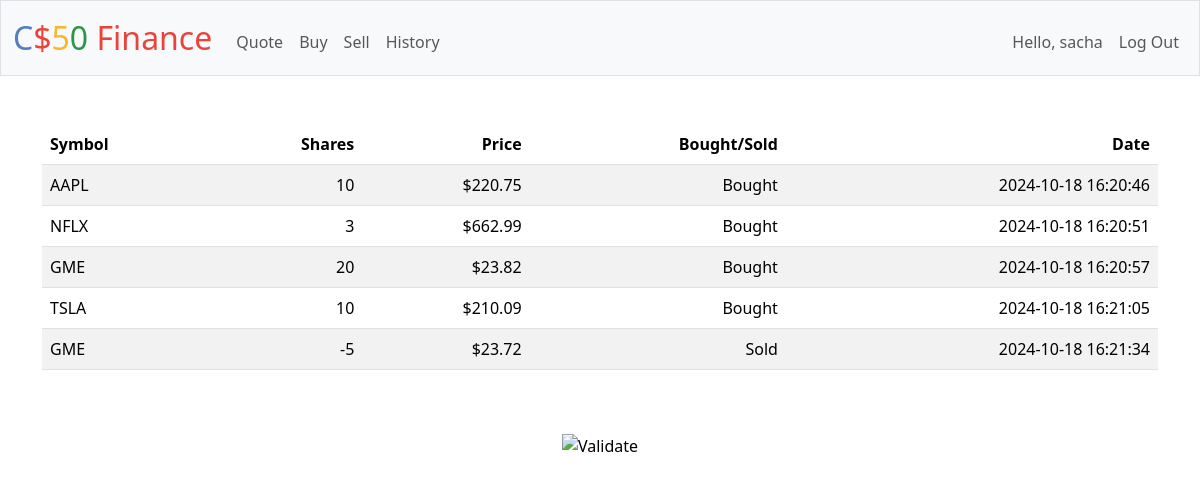
Screenshot of /history (signed in) with the database file from the repository.
### tables this page shows
CREATE TABLE portfolios (
user_id INTEGER NOT NULL, 
transaction_id INTEGER PRIMARY KEY AUTOINCREMENT NOT NULL UNIQUE, 
stock TEXT NOT NULL,
shares INTEGER NOT NULL,
price NUMERIC NOT NULL,
was_bought BOOL NOT NULL,
date TIMESTAMP);

### app.py (the view)
@app.route("/history")
@login_required
def history():
    username = session.get('username')
    history = db.execute(
        "SELECT stock, shares, price, was_bought, date FROM portfolios WHERE user_id=?",
        session["user_id"]
    )
    return render_template("history.html", history=history, username=username)

### app.py (called while the page is built)
@app.after_request
def after_request(response):
    response.headers["Cache-Control"] = "no-cache, no-store, must-revalidate"
    response.headers["Expires"] = 0
    response.headers["Pragma"] = "no-cache"
    return response

### helpers.py (called while the page is built)
def login_required(f):
    @wraps(f)
    def decorated_function(*args, **kwargs):
        if session.get("user_id") is None:
            return redirect("/login")
        return f(*args, **kwargs)
    return decorated_function

def usd(value):
    return f"${value:,.2f}"

### templates/history.html (shortened to what this page needs)
{% extends "layout.html" %}
{% block main %}
    <table class="table table-striped">
        <thead>
            <tr>
                <th class="text-start">Symbol</th>
                <th class="text-end">Shares</th>
                <th class="text-end">Price</th>
                <th class="text-end">Bought/Sold</th>
                <th class="text-end">Date</th>
            </tr>
        </thead>
        <tbody>
            {% for row in history %}
            <tr>
                <td class="text-start">{{ row.stock }}</td>
                <td class="text-end">{{ row.shares }}</td>
                <td class="text-end">{{ row.price | usd }}</td>
                <td class="text-end">
                    {% if row.was_bought %}
                        Bought
                    {% else %}
                        Sold
                    {% endif %}
                </td>
                <td class="text-end">{{ row.date }}</td>
            </tr>
            {% endfor %}
        </tbody>
    </table>
{% endblock %}

### templates/layout.html (shortened to what this page needs)
<!DOCTYPE html>
<html lang="en">
    <head>
        <link href="https://cdn.jsdelivr.net/npm/bootstrap@5.3.3/dist/css/bootstrap.min.css" rel="stylesheet">
        <link href="/static/styles.css" rel="stylesheet">
    </head>
    <body>
        <nav class="bg-light border navbar navbar-expand-md navbar-light">
            <div class="container-fluid">
                <a class="navbar-brand" href="/"><span class="blue">C</span><span class="red">$</span><span class="yellow">5</span><span class="green">0</span> <span class="red">Finance</span></a>
                <div class="collapse navbar-collapse" id="navbar">
                    {% if session["user_id"] %}
                        <ul class="navbar-nav me-auto mt-2">
                            <li class="nav-item"><a class="nav-link" href="/quote">Quote</a></li>
                            <li class="nav-item"><a class="nav-link" href="/buy">Buy</a></li>
                            <li class="nav-item"><a class="nav-link" href="/sell">Sell</a></li>
                            <li class="nav-item"><a class="nav-link" href="/history">History</a></li>
                        </ul>
                        <ul class="navbar-nav ms-auto mt-2">
                            <li class="nav-item"><a class="nav-link" href="/">Hello, {{ username }}</a></li>
                            <li class="nav-item"><a class="nav-link" href="/logout">Log Out</a></li>
                        </ul>
                    {% else %}
                        <ul class="navbar-nav ms-auto mt-2">
                            <li class="nav-item"><a class="nav-link" href="/register">Register</a></li>
                            <li class="nav-item"><a class="nav-link" href="/login">Log In</a></li>
                        </ul>
                    {% endif %}
                </div>
            </div>
        </nav>
        <main class="container py-5 text-center">
            {% block main %}{% endblock %}
        </main>
        <footer class="mb-5">
            <form action="https://validator.w3.org/check" class="text-center" enctype="multipart/form-data" method="post" target="_blank">
                <input alt="Validate" src="/static/I_heart_validator.png" type="image">
            </form>
        </footer>
    </body>
</html>

### static/styles.css (style rules this page uses)
nav .navbar-brand { font-size: xx-large; }
nav .navbar-brand .blue { color: #537fbe; }
nav .navbar-brand .red { color: #ea433b; }
nav .navbar-brand .yellow { color: #f5b82e; }
nav .navbar-brand .green { color: #2e944b; }

### rows the page displays
portfolios: stock "AAPL", shares "10", price "$220.75", was_bought "Bought", date "2024-10-18 16:20:46"
portfolios: stock "NFLX", shares "3", price "$662.99", was_bought "Bought", date "2024-10-18 16:20:51"
portfolios: stock "GME", shares "20", price "$23.82", was_bought "Bought", date "2024-10-18 16:20:57"
portfolios: stock "TSLA", shares "10", price "$210.09", was_bought "Bought", date "2024-10-18 16:21:05"
portfolios: stock "GME", shares "-5", price "$23.72", was_bought "Sold", date "2024-10-18 16:21:34"

### other values shown
{{ username }} "sacha"
